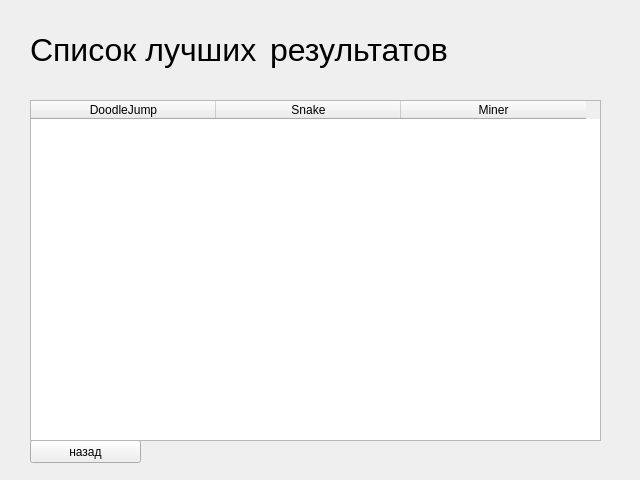
<?xml version="1.0" encoding="UTF-8"?>
<ui version="4.0">
 <class>leaders</class>
 <widget class="QMainWindow" name="leaders">
  <property name="geometry">
   <rect>
    <x>0</x>
    <y>0</y>
    <width>640</width>
    <height>480</height>
   </rect>
  </property>
  <property name="sizePolicy">
   <sizepolicy hsizetype="Fixed" vsizetype="Fixed">
    <horstretch>0</horstretch>
    <verstretch>0</verstretch>
   </sizepolicy>
  </property>
  <property name="windowTitle">
   <string>Таблица лидеров</string>
  </property>
  <property name="windowIcon">
   <iconset resource="photo.qrc">
    <normaloff>:/images/icon.ico</normaloff>:/images/icon.ico</iconset>
  </property>
  <widget class="QWidget" name="centralwidget">
   <widget class="QPushButton" name="pushButton">
    <property name="geometry">
     <rect>
      <x>30</x>
      <y>440</y>
      <width>111</width>
      <height>23</height>
     </rect>
    </property>
    <property name="text">
     <string>назад</string>
    </property>
   </widget>
   <widget class="QLabel" name="gamesLabel">
    <property name="geometry">
     <rect>
      <x>30</x>
      <y>30</y>
      <width>291</width>
      <height>40</height>
     </rect>
    </property>
    <property name="minimumSize">
     <size>
      <width>256</width>
      <height>32</height>
     </size>
    </property>
    <property name="maximumSize">
     <size>
      <width>500</width>
      <height>40</height>
     </size>
    </property>
    <property name="font">
     <font>
      <pointsize>24</pointsize>
      <kerning>true</kerning>
     </font>
    </property>
    <property name="text">
     <string>Список лучших</string>
    </property>
   </widget>
   <widget class="QTableWidget" name="tableWidget">
    <property name="geometry">
     <rect>
      <x>30</x>
      <y>100</y>
      <width>571</width>
      <height>341</height>
     </rect>
    </property>
    <property name="horizontalScrollBarPolicy">
     <enum>Qt::ScrollBarAlwaysOff</enum>
    </property>
    <property name="verticalScrollMode">
     <enum>QAbstractItemView::ScrollPerPixel</enum>
    </property>
    <property name="horizontalScrollMode">
     <enum>QAbstractItemView::ScrollPerPixel</enum>
    </property>
    <property name="sortingEnabled">
     <bool>true</bool>
    </property>
    <property name="rowCount">
     <number>0</number>
    </property>
    <property name="columnCount">
     <number>3</number>
    </property>
    <attribute name="horizontalHeaderDefaultSectionSize">
     <number>185</number>
    </attribute>
    <column>
     <property name="text">
      <string>DoodleJump</string>
     </property>
    </column>
    <column>
     <property name="text">
      <string>Snake</string>
     </property>
    </column>
    <column>
     <property name="text">
      <string>Miner</string>
     </property>
    </column>
   </widget>
   <widget class="QLabel" name="gamesLabel_2">
    <property name="geometry">
     <rect>
      <x>270</x>
      <y>30</y>
      <width>256</width>
      <height>40</height>
     </rect>
    </property>
    <property name="minimumSize">
     <size>
      <width>256</width>
      <height>32</height>
     </size>
    </property>
    <property name="maximumSize">
     <size>
      <width>500</width>
      <height>40</height>
     </size>
    </property>
    <property name="font">
     <font>
      <pointsize>24</pointsize>
      <kerning>true</kerning>
     </font>
    </property>
    <property name="text">
     <string>результатов</string>
    </property>
   </widget>
  </widget>
 </widget>
 <resources>
  <include location="photo.qrc"/>
 </resources>
 <connections/>
</ui>
